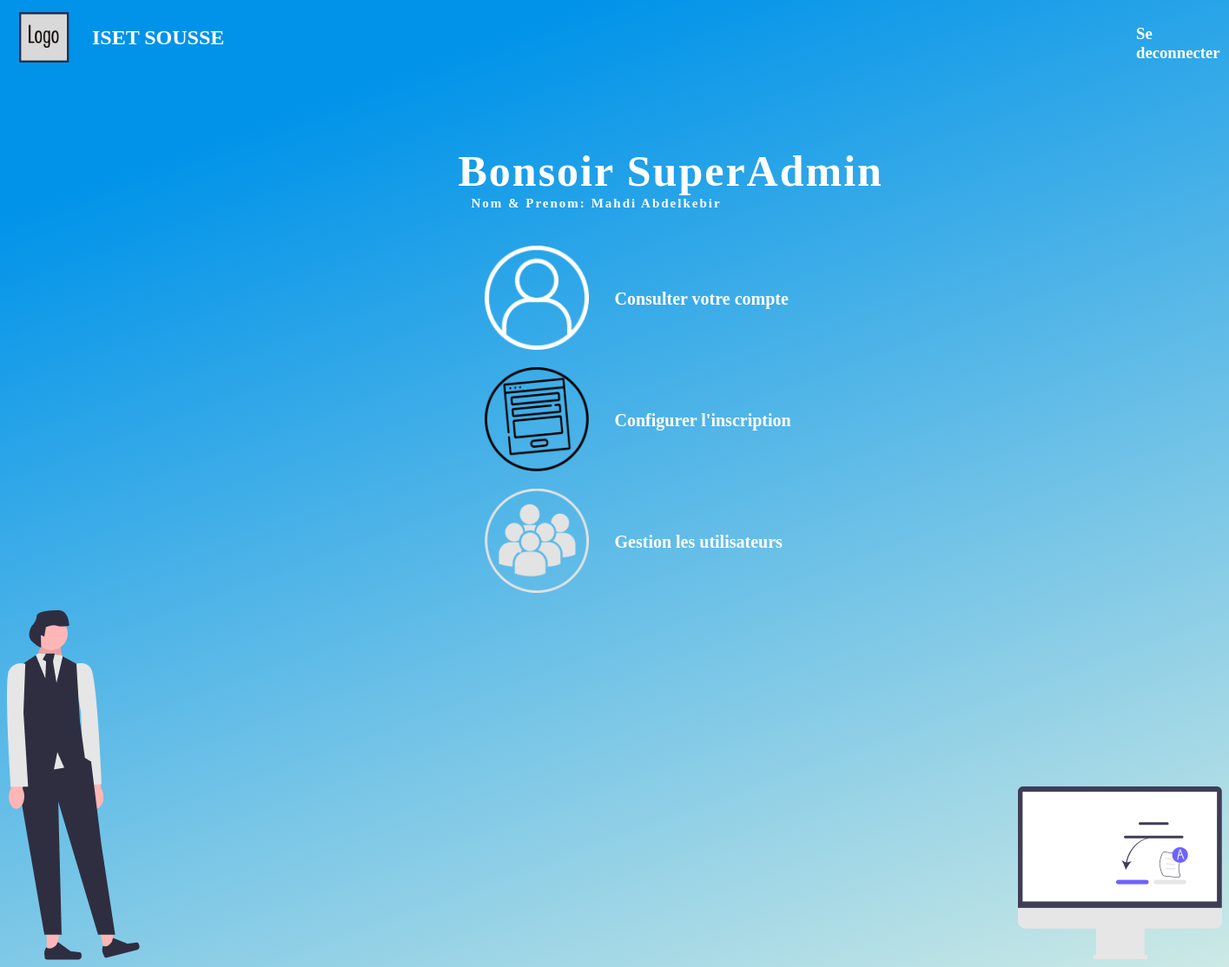
/User/SuperAdmin/index.php (signed in), run on the app's committed database.
### tables this page shows
CREATE TABLE `utilisateur` (
  `matricule` int(11) NOT NULL,
  `cin` int(8) NOT NULL,
  `nom` varchar(20) NOT NULL,
  `prenom` varchar(20) NOT NULL,
  `sexe` tinyint(1) NOT NULL,
  `dateNaissance` date NOT NULL,
  `adresse` varchar(20) NOT NULL,
  `email` varchar(30) NOT NULL,
  `password` varchar(30) NOT NULL,
  `departmentID` int(11) NOT NULL,
  `dateInscription` datetime NOT NULL DEFAULT current_timestamp(),
  `isConfirmed` tinyint(1) NOT NULL DEFAULT 0,
  `isActive` tinyint(1) NOT NULL DEFAULT 0,
  `activationCode` varchar(100) NOT NULL,
  `activationExpiry` datetime NOT NULL DEFAULT current_timestamp(),
  `role` int(11) NOT NULL
);

### Pipes/get_login.php (called while the page is built, shortened)
<?php
    if (isset($_SESSION["login"])) {
        $matricule = $_SESSION["login"]["matricule"];
        require_once(ROOT."/Classes/UtilisateurDB.php");
        $utilisateurDB = new UtilisateurDB();
        $user = $utilisateurDB->getUserByMatricule($matricule);
        if ($user == -1) {
            deconnexion();
        } else {
            require(ROOT."/Classes/Roles.php");
            $authName = Roles::getName($user["role"]);
        }
    } else {
        header("location: /index.php");
    }
?>

### Classes/mySQL.php (called while the page is built, shortened)
<?php
    class mySql {
        private $_cnx;
        function __construct() {
            try {
                $this->_cnx = new PDO("mysql:host=".self::_serveur.";dbname=".self::_dbb, self::_login, self::_mdp);
            } catch (PDOException $e) {
                echo '<br/>Echec lors de la connexion: '.$e->getMessage();
            }
        }
        public function request($query, $array, $return = false) {
            $prep = $this->_cnx->prepare($query);
            $result = $prep->execute($array);
            if ($return === false) {
                return true;
            } else if ($return == 0) {
                return $prep->rowCount() > 0;
            } else if ($return == 1) {
                return $prep->rowCount() > 0? $prep->fetch() : -1;
            } else if ($return == 2) {
                return $prep->rowCount() > 0? $prep->fetchAll() : -1;
            } else if ($return == 3) {
                return $this->_cnx->lastInsertId();
            }
        }
    }
?>

### Classes/UtilisateurDB.php (called while the page is built, shortened)
<?php
    require_once("MySql.php");
    class UtilisateurDB extends MySql {
        public function getUserByMatricule($matricule) {
            return $this->request(
                "SELECT * FROM utilisateur WHERE matricule = :matricule",
                array(':matricule' => $matricule),
                1
            );
        }
    }

### Classes/Roles.php (called while the page is built, shortened)
<?php
class Roles
{
    static public function getName($id) {
        return self::roleArray[$id];
    }
}

### User/SuperAdmin/index.php (the view, shortened to what this page needs)
<html>
<head>
    <?php
        include(ROOT."/Pipes/get_login.php");
    ?>
    <link rel="stylesheet" href="/Assets/css/user.css">
</head>
<body>
    <div class="logo">
        <div class = "header_div">
            <img src="/Assets/imgs/LOGO.png">
            <h2 class = "website_title"> <?= NOM_SITE ?> </h2>
        </div>
        <h3 class = "deconnection absolute"> <a href="/Pipes/deconnexion.php">Se deconnecter</a></h3>
    </div>
    <div class="content">
        <h1 class = "_block">Bonsoir <?= $authName ?> </h1>
        <h2 style = "margin-top: 0">Nom & Prenom: <?= $user["nom"]." ".$user["prenom"] ?></h2>
        <div class = "user_ability_list">
            <div>
                <img src="/Assets/imgs/account_icon.png">
                <a href = "/User/Account/profile.php"> <h4> Consulter votre compte </h4> </a>
            </div>
            <div>
                <img src="/Assets/imgs/adm_inscription.png" />
                <a href = "Gestion/Inscriptions/index.php"> <h4> Configurer l'inscription </h4> </a>
            </div>
            <div>
                <img src="/Assets/imgs/users_icon.png" />
                <a href = "Gestion/Users.php"> <h4> Gestion les utilisateurs </h4> </a>
            </div>
        </div>
    </div>
    <div class="image" style = "display:flex; align-items: flex-end;">
        <img src="/Assets/imgs/director.png" alt="prof_pic" class="prof_pic" />
        <img src="/Assets/imgs/PC.png" style = "height: fit-content;margin-left: auto;"  alt="PC" class="PC"  />
    </div>
    </body>
    </html>

### Assets/css/user.css (style rules this page uses)
body { background-color: #0093E9; background-image: linear-gradient(160deg, #0093E9 15%, #cce9e5 100%); }
.content { width:1200px; margin: auto; color: #fff; height: auto; position: relative; }
.content h1 { font-family: 'Times New Roman', Times, serif; font-size: 50px; padding-left: 20px; margin-top: 8%; margin-left: 400px; letter-spacing: 2px; margin-bottom: 40px; }
.content ._block { margin-bottom: 0; }
.content h2 { font-family:'Times New Roman', Times, serif; font-size: 15px; padding-left: 20px; margin-left: 415px; letter-spacing: 2px; margin-bottom: 40px; }
.content h4 { margin-top: -70px; margin-left: 600px; color: white; font-size: 20px; }
.content img { padding-left: 450px; color: #fff; }
.header_div { display: flex; flex-direction: row; align-items: center; height: 70px; }
.website_title { color: white; }
.deconnection.absolute { margin-top: -50px; margin-left:1300px; }
.deconnection a { color: white; }
a { text-decoration: none; }
.logo img { padding:1%; width: 70px; }
.user_ability_list { display:flex; flex-direction: column; }
.user_ability_list > div { height:120px; margin-bottom:20px }
.user_ability_list > div > img { width:120px; height:120px; }

### data on the page
utilisateur: role "SuperAdmin", nom "Mahdi", prenom "Abdelkebir"

### other printed values
NOM_SITE "ISET SOUSSE"
